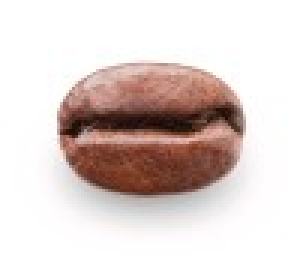
#> input picture image/coffee_resize.png, 100 x 87 px (shown 3 times larger)
$ python contour.py
#> lines starting #> are read from the running program, lines starting #| are printed output that depends on the picture; after the words box and inside, x2 and y2 are one past the last pixel; in counts of white or black regions, pixels touching at a corner belong together
import cv2
import time
white_fname = './image/white.jpg'

fname = './image/coffee_resize.png'
# [12 lines of commented-out code are left out]
white = cv2.imread(white_fname , cv2.IMREAD_COLOR) # 윤곽선 배경
src = cv2.imread(fname , cv2.IMREAD_COLOR) # 원본 이미지
#> src is the input picture: shape (87, 100, 3); mean B, G, R 205.4, 208.8, 221.6
gray = cv2.imread(fname, cv2.IMREAD_GRAYSCALE) # 1채널로 변경
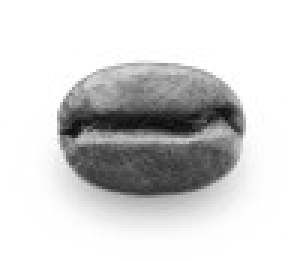
#> gray: shape (87, 100) (shown 3 times larger); min 12, max 255, mean 212.4

# cv2.threshold() => 특정 임계값을 기준으로 0 or 1 처리
# cv2.threshold(src, thresh, maxval, type) → retval, dst
# src    : input image, must be single-channel(grayscale)
# thresh : 임계값(기준)
# maxval : 임계값을 넘을 경우 적용할 value
# type   : thresholding type(어떻게 처리할 것인가)

# thresholding type
# cv2.THRESH_BINARY
# cv2.THRESH_BINARY_INV
# cv2.THRESH_TRUNC
# cv2.THRESH_TOZERO
# cv2.THRESH_TOZERO_INV

# 임계값이 작아질수록 물체로 인식하는 범위가 작아진다.
# 임계값이 클수록 물체로 인식하는 범위가 커진다.

# 콩 내부의 포인트를 따내기 좋음 ( 추후 사용 )
# ret, binary = cv2.threshold(gray, 110, 255, cv2.THRESH_BINARY)
# ret, binary = cv2.threshold(gray, 127, 255, cv2.THRESH_BINARY)
# ret, binary = cv2.threshold(gray, 150, 255, cv2.THRESH_BINARY)
# ret, binary = cv2.threshold(gray, 160, 255, cv2.THRESH_BINARY)
ret, binary = cv2.threshold(gray, 194, 255, cv2.THRESH_BINARY)
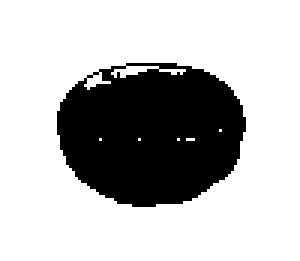
#> binary: shape (87, 100) (shown 3 times larger); 73.2% white; 1 black region, box (x1, y1, x2, y2) and area: (19, 21, 82, 69) 2334
# 콩 겉면을 따내기 좋음

# 반전화
binary = cv2.bitwise_not(binary)
#> binary: shape (87, 100); 26.8% white; 1 white region
cv2.imshow("src", src)
cv2.imshow("gray", gray)
cv2.imshow("binary", binary)

# 2.
# cv2.findContours로 이진화 이미지에서 윤곽선을 검색
# cv2.findContours( 이진화 이미지, 검색 방법, 근사화 방법 )
# return value => contours(윤곽선), hierachy(계층구조)
# contours : Numpy 구조의 배열로 검출된 윤곽선의 지점들
# hierachy : 윤곽선의 계층구조, 윤곽선의 속성정보

# 검색방법
# cv2.RETR_EXTERNAL : 외곽 윤곽선만 검출, 계층구조 구성 안함
# cv2.RETR_LIST     : 모든 윤곽선 검출, 계층구조 구성 안함
# cv2.RETR_CCOMP    : 모든 윤곽선 검출, 계층구조 2단계 구성
# cv2.RETR_TREE     : 모든 윤곽선 검출, 계층구조 모두 형성(TREE 구조)

# 근사화 방법
# cv2.CHAIN_APPROX_NONE      : 윤곽점들의 모든 점을 반환합니다.
# cv2.CHAIN_APPROX_SIMPLE    : 윤곽점들 단순화 수평, 수직 및 대각선 요소를 압축하고 끝점만 남겨 둡니다.
# cv2.CHAIN_APPROX_TC89_L1   : 프리먼 체인 코드에서의 윤곽선으로 적용합니다.
# cv2.CHAIN_APPROX_TC89_KCOS : 프리먼 체인 코드에서의 윤곽선으로 적용합니다.

contours, hierachy = cv2.findContours(binary, cv2.RETR_EXTERNAL, cv2.CHAIN_APPROX_NONE)
#> contours = 1 contour; box (x1, y1, x2, y2) and area: (19, 21, 82, 69) 2327


# 3.
# cv2.drawContours()로 검출된 윤곽선 시각화
# cv2.drawContours(이미지, [윤곽선], 윤곽선 인덱스, (B,G,R), 두께, 선형타입)
# 윤곽선 인덱스 : 검출된 윤곽선 배열에서 몇번째 인덱스의 윤곽선을 그릴지를 의미

# 가장 픽셀수가 많은 것의 윤곽선만 확인
# => 콩의 겉표면을 가져올 수 있음
max_iter = 0
max = 0
for i in range(len(contours)):
    if max < len(contours[i]):
        max = len(contours[i])
        max_iter = i
#> this loop made 1 pass
#> (max, max_iter) on pass 1: (160, 0)
#> after the loop, max = 160; max_iter = 0

print(max_iter, max)
#| 0 160
# 원본에 외곽선을 대비
cv2.drawContours(src, [contours[max_iter]], 0, (0, 0, 255), 1)
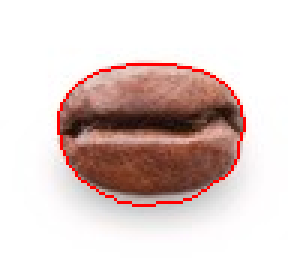
#> src: shape (87, 100, 3) (shown 3 times larger); 1.84% of pixels changed, all inside (x1, y1, x2, y2) = (19, 21, 82, 69)
cv2.imshow("src", src)
# 외곽선만 보여줌
cv2.drawContours(white, [contours[max_iter]], 0, (0, 0, 255), 1)
cv2.imshow("white", white)

cv2.waitKey(0)
# save
cv2.imwrite('./output/white.png', white)

# [18 lines of commented-out code are left out]

cv2.destroyAllWindows()
